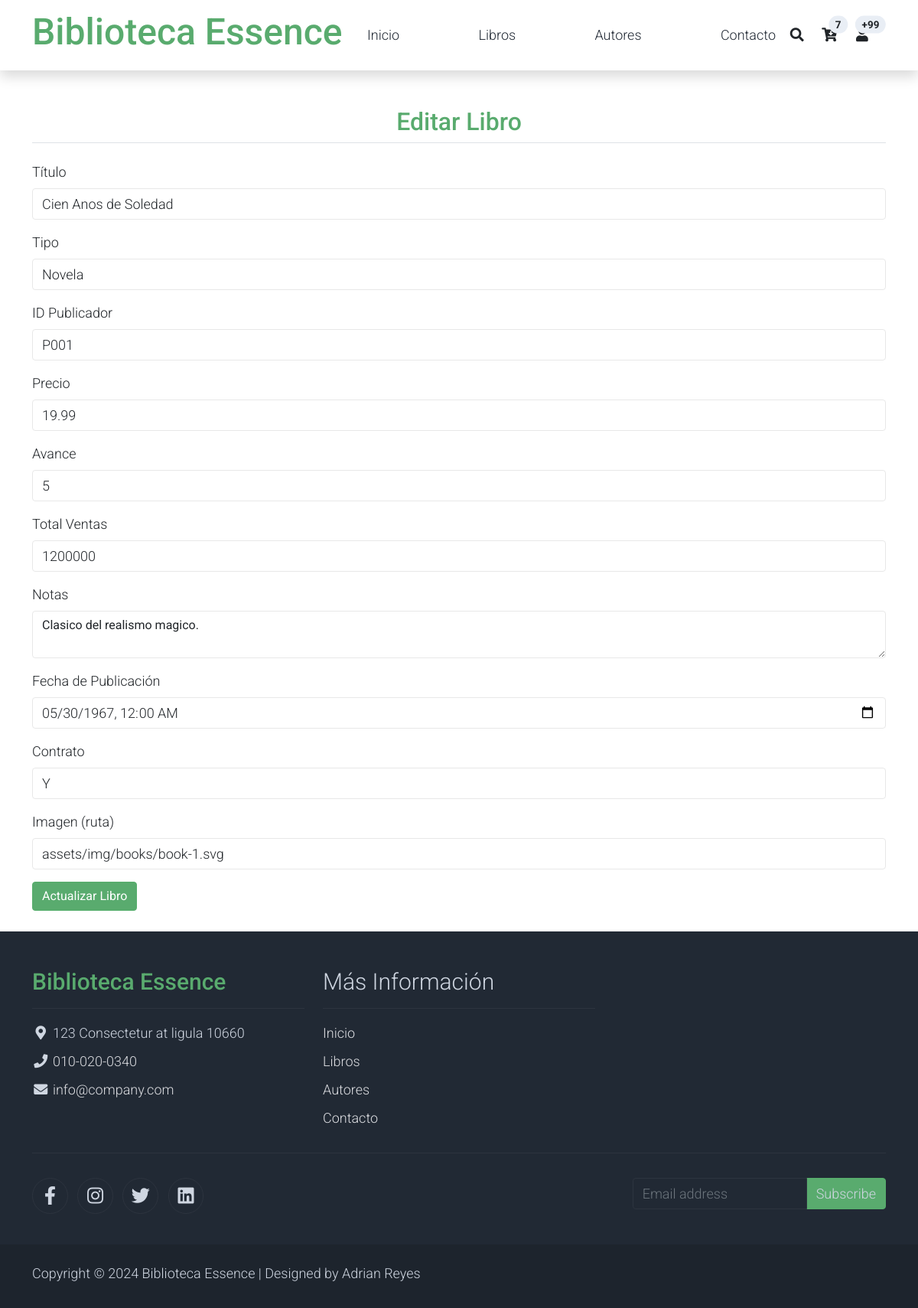
The page /crud_libros.php?id=T00001 on the database its author committed.
### tables this page shows
CREATE TABLE titulos (
                id_titulo TEXT PRIMARY KEY,
                titulo TEXT NOT NULL,
                tipo TEXT NOT NULL,
                id_pub TEXT NOT NULL,
                precio REAL,
                avance REAL,
                total_ventas INTEGER,
                notas TEXT NOT NULL,
                fecha_pub TEXT NOT NULL,
                contrato TEXT NOT NULL
            , image_path TEXT);

### crud_libros.php (the view, shortened to what this page needs)
<?php
include 'Base de Datos/conexion3.php';
$db = new DBConnection1();
$conn = $db->getConnection();
if ($_SERVER['REQUEST_METHOD'] == 'POST') {
    $id_titulo = $_POST['id_titulo'];
    $titulo = $_POST['titulo'];
    $tipo = $_POST['tipo'];
    $id_pub = $_POST['id_pub'];
    $precio = $_POST['precio'];
    $avance = $_POST['avance'];
    $total_ventas = $_POST['total_ventas'];
    $notas = $_POST['notas'];
    $fecha_pub = $_POST['fecha_pub'];
    $contrato = $_POST['contrato'];
    $image_path = $_POST['image_path'] ?? '';
    if (empty($id_titulo)) {
        $stmt = $conn->query("SELECT MAX(CAST(SUBSTR(id_titulo, 2) AS INTEGER)) as max_id FROM titulos");
        $result = $stmt->fetch(PDO::FETCH_ASSOC);
        $new_id = $result['max_id'] + 1;
        $id_titulo = 'T' . str_pad($new_id, 5, '0', STR_PAD_LEFT);
        $sql = "INSERT INTO titulos (id_titulo, titulo, tipo, id_pub, precio, avance, total_ventas, notas, fecha_pub, contrato, image_path)
            VALUES (:id_titulo, :titulo, :tipo, :id_pub, :precio, :avance, :total_ventas, :notas, :fecha_pub, :contrato, :image_path)";
    } else {
        $sql = "UPDATE titulos SET titulo=:titulo, tipo=:tipo, id_pub=:id_pub, precio=:precio, avance=:avance, total_ventas=:total_ventas, notas=:notas, fecha_pub=:fecha_pub, contrato=:contrato, image_path=:image_path WHERE id_titulo=:id_titulo";
    }
    $stmt = $conn->prepare($sql);
    $stmt->bindParam(':id_titulo', $id_titulo);
    $stmt->bindParam(':titulo', $titulo);
    $stmt->bindParam(':tipo', $tipo);
    $stmt->bindParam(':id_pub', $id_pub);
    $stmt->bindParam(':precio', $precio);
    $stmt->bindParam(':avance', $avance);
    $stmt->bindParam(':total_ventas', $total_ventas);
    $stmt->bindParam(':notas', $notas);
    $stmt->bindParam(':fecha_pub', $fecha_pub);
    $stmt->bindParam(':contrato', $contrato);
    $stmt->bindParam(':image_path', $image_path);
    if ($stmt->execute()) {
        header('Location: libros.php');
        exit();
    } else {
        echo "Error: " . $stmt->errorInfo()[2];
    }
} elseif (isset($_GET['id'])) {
    $id_titulo = $_GET['id'];
    $sql = "SELECT * FROM titulos WHERE id_titulo = :id_titulo";
    $stmt = $conn->prepare($sql);
    $stmt->bindParam(':id_titulo', $id_titulo);
    $stmt->execute();
    $titulo = $stmt->fetch(PDO::FETCH_ASSOC);
}
?>
<!DOCTYPE html>
<html lang="es">
<head>
    <link rel="stylesheet" href="assets/css/bootstrap.min.css">
</head>
<body>
    <?php include ("template/menu.php"); ?>
    <div class="container mt-5">
        <h2 class="text-center text-success mb-4 pb-2 border-bottom"><?= isset($_GET['id']) ? 'Editar' : 'Añadir' ?> Libro</h2>
        <form method="post" action="crud_libros.php">
            <div class="mb-3">
                <label for="titulo" class="form-label">Título</label>
                <input type="text" class="form-control" id="titulo" name="titulo" value="<?= $titulo['titulo'] ?>" required>
            </div>
            <div class="mb-3">
                <label for="tipo" class="form-label">Tipo</label>
                <input type="text" class="form-control" id="tipo" name="tipo" value="<?= $titulo['tipo'] ?>" required>
            </div>
            <div class="mb-3">
                <label for="id_pub" class="form-label">ID Publicador</label>
                <input type="text" class="form-control" id="id_pub" name="id_pub" value="<?= $titulo['id_pub'] ?>" maxlength="4" required>
            </div>
            <div class="mb-3">
                <label for="precio" class="form-label">Precio</label>
                <input type="number" step="0.01" class="form-control" id="precio" name="precio" value="<?= $titulo['precio'] ?>">
            </div>
            <div class="mb-3">
                <label for="avance" class="form-label">Avance</label>
                <input type="number" step="0.01" class="form-control" id="avance" name="avance" value="<?= $titulo['avance'] ?>">
            </div>
            <div class="mb-3">
                <label for="total_ventas" class="form-label">Total Ventas</label>
                <input type="number" class="form-control" id="total_ventas" name="total_ventas" value="<?= $titulo['total_ventas'] ?>">
            </div>
            <div class="mb-3">
                <label for="notas" class="form-label">Notas</label>
                <textarea class="form-control" id="notas" name="notas" required><?= $titulo['notas'] ?></textarea>
            </div>
            <div class="mb-3">
                <label for="fecha_pub" class="form-label">Fecha de Publicación</label>
                <input type="datetime-local" class="form-control" id="fecha_pub" name="fecha_pub" value="<?= date('Y-m-d\TH:i', strtotime($titulo['fecha_pub'])) ?>" required>
            </div>
            <div class="mb-3">
                <label for="contrato" class="form-label">Contrato</label>
                <input type="text" class="form-control" id="contrato" name="contrato" value="<?= $titulo['contrato'] ?>" maxlength="1" required>
            </div>
            <div class="mb-3">
                <label for="image_path" class="form-label">Imagen (ruta)</label>
                <input type="text" class="form-control" id="image_path" name="image_path" value="<?= $titulo['image_path'] ?>" placeholder="assets/img/books/book-1.svg">
            </div>
            <button type="submit" class="btn btn-success"><?= isset($_GET['id']) ? 'Actualizar' : 'Añadir' ?> Libro</button>
            <br><br>
        </form>
    </div>
    <?php include ("template/footer.php"); ?>
</body>
</html>

### assets/css/templatemo.css (style rules this page uses)
body, ul, li, p, a, label, input, div { font-family: 'Roboto', sans-serif; font-size: 18px !important; font-weight: 300 !important; }
.text-success { color: #59ab6e !important; }
.btn-success { background-color: #59ab6e !important; border-color: #56ae6c !important; }
.form-control { border: 1px solid #e8e8e8; }

### rows shown on the page
titulos: titulo "Cien Anos de Soledad", tipo "Novela", id_pub "P001", precio "19.99", avance "5", total_ventas "1200000", notas "Clasico del realismo magico.", fecha_pub "05/30/1967 00:00", contrato "Y", image_path "assets/img/books/book-1.svg"
